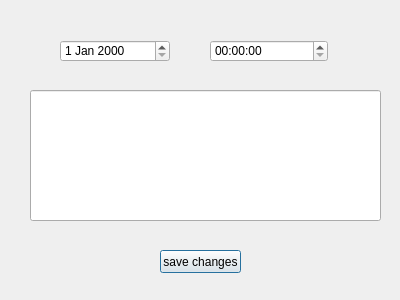
<?xml version="1.0" encoding="UTF-8"?>
<ui version="4.0">
 <class>EditReminder</class>
 <widget class="QDialog" name="EditReminder">
  <property name="geometry">
   <rect>
    <x>0</x>
    <y>0</y>
    <width>400</width>
    <height>300</height>
   </rect>
  </property>
  <property name="windowTitle">
   <string>Dialog</string>
  </property>
  <widget class="QDateEdit" name="dateEdit">
   <property name="geometry">
    <rect>
     <x>60</x>
     <y>40</y>
     <width>110</width>
     <height>22</height>
    </rect>
   </property>
  </widget>
  <widget class="QTimeEdit" name="timeEdit">
   <property name="geometry">
    <rect>
     <x>210</x>
     <y>40</y>
     <width>118</width>
     <height>22</height>
    </rect>
   </property>
  </widget>
  <widget class="QLineEdit" name="lineEdit">
   <property name="geometry">
    <rect>
     <x>30</x>
     <y>90</y>
     <width>351</width>
     <height>131</height>
    </rect>
   </property>
  </widget>
  <widget class="QPushButton" name="save">
   <property name="geometry">
    <rect>
     <x>160</x>
     <y>250</y>
     <width>81</width>
     <height>23</height>
    </rect>
   </property>
   <property name="text">
    <string>save changes</string>
   </property>
  </widget>
 </widget>
 <resources/>
 <connections/>
</ui>
